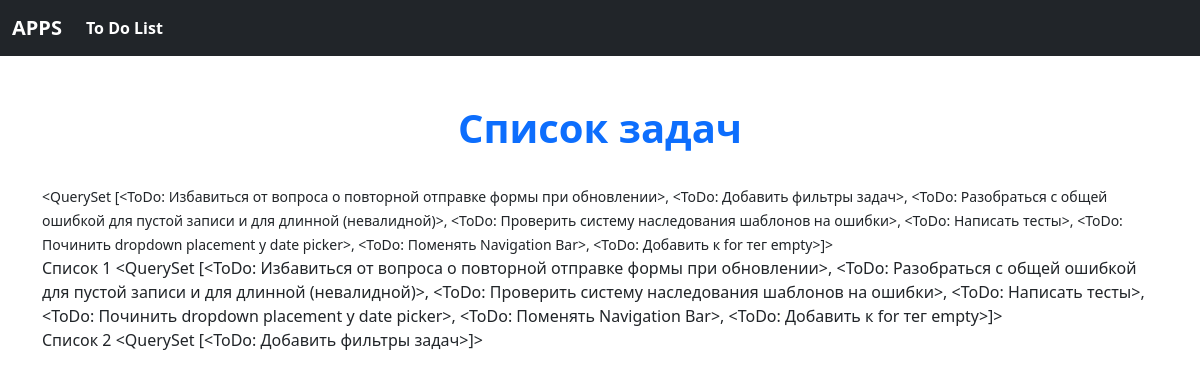
Page /app/do/test/ on the earlier database version.
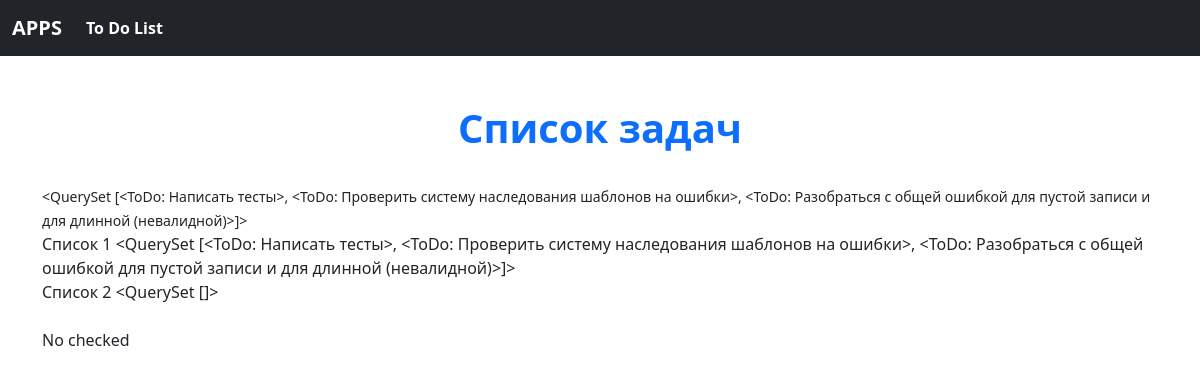
Same page on the later database version.
### to_do_list/models.py (models this page shows)
class ToDo(models.Model):
    title = models.CharField(max_length=80)
    status = models.BooleanField(default=False)
    due_date = models.DateField(null=True, blank=True)
    def __str__(self):
        return self.title

### to_do_list/views.py (the view)
# urls.py: path('test/', views.test, name='test')
def test(request):
    todo_items = ToDo.objects.all()
    unchecked = todo_items.filter(status=False)
    checked = todo_items.filter(status=True)
    dated =  todo_items.filter(due_date__isnull=True)
    return render(request, 'to_do_list/test.html', {'todo_items': todo_items, 'unchecked': unchecked, 'checked': checked, 'dated': dated})

### to_do_list/templates/to_do_list/test.html (shortened to what this page needs)
{% extends "base.html" %}
{% load static %}
{% load todo_extras %}
{% block header %}
<div class="container-fluid">
    <div class="row pt-5 mb-4">
        <div class="col-12 text-primary text-center">
        <h1><b>Список задач</b></h1>
        </div>
    </div>
</div>
{% endblock header %}
{% block main %}
<div class="container mb-3">
    <small>{{ todo_items}}</small>
    <br/>
    Список 1
    {{ unchecked }}
    <br/>
    Список 2
    {{ checked }}
    <br/>
    <br/>
    {% if not checked %}
        No checked
    {% endif %}
{% endblock main %}

Differences in the rows shown:
removed ToDo: title.title "<QuerySet [<ToDo: Избавиться от вопроса о повторной отправке формы при обновлении>, <ToDo: Добавить фильтры задач>, <ToDo: Разобраться с общей ошибкой для пустой записи и для длинной (невалидной)>, <ToDo: Проверить систему наследования шаблонов на ошибки>, <ToDo: Написать тесты>, <ToDo: Починить dropdown placement у date picker>, <ToDo: Поменять Navigation Bar>, <ToDo: Добавить к for тег empty>]>", title.title "<QuerySet [<ToDo: Избавиться от вопроса о повторной отправке формы при обновлении>, <ToDo: Разобраться с общей ошибкой для пустой записи и для длинной (невалидной)>, <ToDo: Проверить систему наследования шаблонов на ошибки>, <ToDo: Написать тесты>, <ToDo: Починить dropdown placement у date picker>, <ToDo: Поменять Navigation Bar>, <ToDo: Добавить к for тег empty>]>"
removed ToDo: title "<QuerySet [<ToDo: Добавить фильтры задач>]>"
added ToDo: title.title "<QuerySet [<ToDo: Написать тесты>, <ToDo: Проверить систему наследования шаблонов на ошибки>, <ToDo: Разобраться с общей ошибкой для пустой записи и для длинной (невалидной)>]>"
Other differences:
{{ checked }}: (not shown) → "<QuerySet []>"
text now shown: "No checked"
